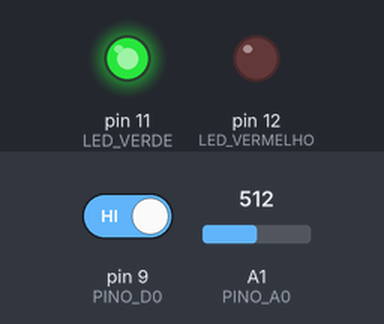
Simulated run of this sketch. Board: Arduino Uno, built with avr-gcc and run on an emulated ATmega328P. Shown: output pins drawn as LEDs (lit = HIGH). Inputs (shaded band) come from the test bench; at power-on: pin 9 (PINO_D0) HIGH, A1 (PINO_A0) = 512. What the sketch prints to the serial monitor is not drawn.

Above: at 1.3 s.
1.4 s: pin 9 (PINO_D0) driven LOW
At 2.7 s:
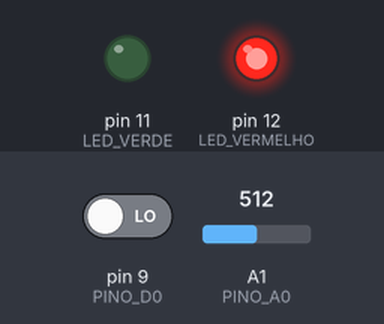
3.0 s: pin 9 (PINO_D0) driven HIGH
At 3.9 s:
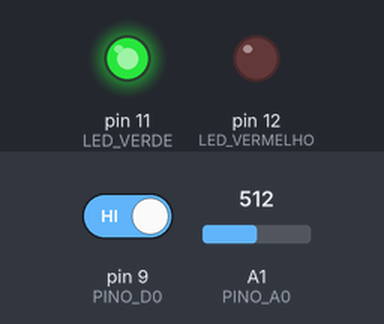
Timing chart, 0 to 6.0 s (numbered marks = the images above; inputs shaded):
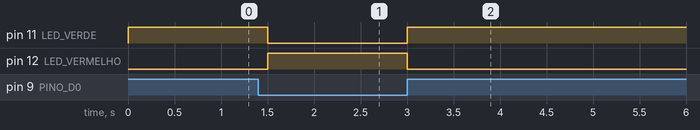

The sketch:

chama.ino
```cpp
const int PINO_D0 = 9;
const int PINO_A0 = A1;
const int LED_VERDE=11;
const int LED_VERMELHO=12;

void setup()
{
  Serial.begin(9600);
  pinMode(PINO_A0, INPUT);
  pinMode(PINO_D0, INPUT);
  pinMode(LED_VERDE, OUTPUT);
  pinMode(LED_VERMELHO,OUTPUT);
}

void loop()
{
  int valorTemperatura = analogRead(PINO_A0);
  int valorSensor= digitalRead(PINO_D0);

  Serial.print("Porta analogica: ");
  Serial.print(valorTemperatura);


  if (valorSensor != HIGH)
  {
    Serial.println("Fogo detectado !!!");
    digitalWrite(LED_VERMELHO,HIGH);
    digitalWrite(LED_VERDE,LOW);
  }else{
    digitalWrite(LED_VERMELHO,LOW);
    digitalWrite(LED_VERDE,HIGH);
  }
  delay(500);
}
```

Measured:
- after the input at 1.4 s, pin 11 (LED_VERDE): HIGH → LOW after 0.10 s; pin 12 (LED_VERMELHO): LOW → HIGH after 0.10 s
- after the input at 3.0 s, pin 11 (LED_VERDE): LOW → HIGH at once; pin 12 (LED_VERMELHO): HIGH → LOW at once
